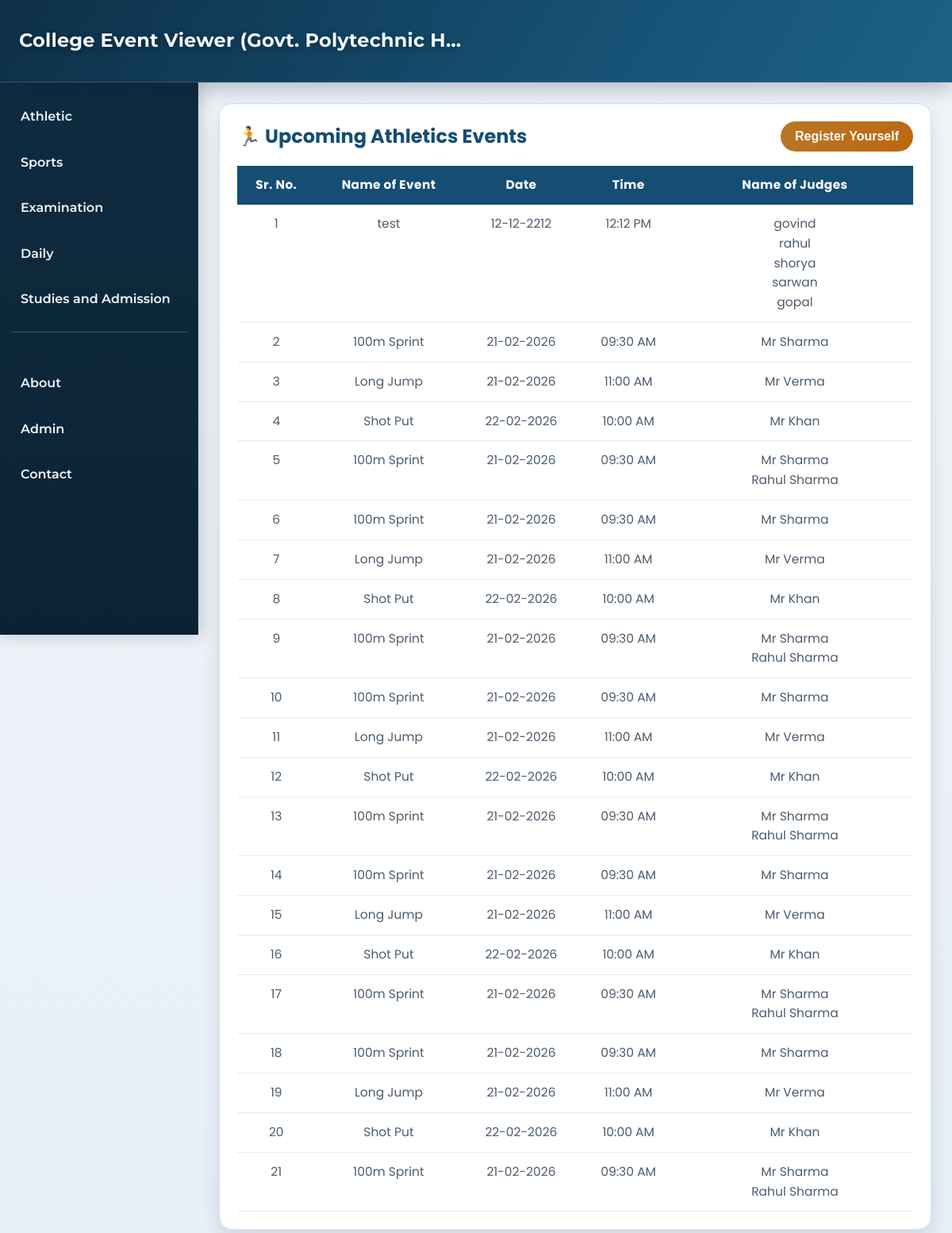
The page /athletic on the database as committed earlier.
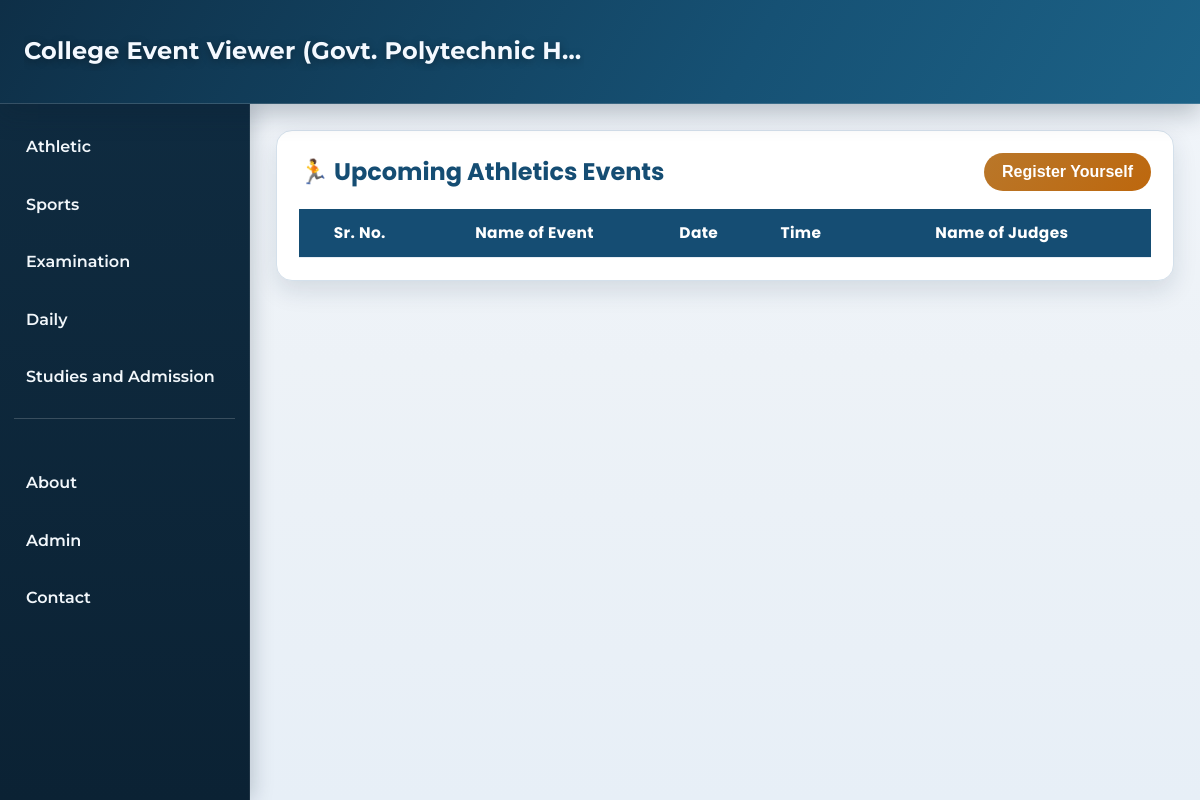
The same page on the database as committed later.
### main.py (models this page shows)
class Athletic(db.Model):
    id = db.Column(db.Integer, primary_key=True)
    eventName = db.Column(db.String(50), nullable=False)
    date = db.Column(db.String(50), nullable=False)
    time = db.Column(db.String(50), nullable=False)
    judges = db.Column(db.String(500), nullable=False)

### main.py (the view)
@app.route("/athletic")
def athletic():
    eventdata = Athletic.query.all()
    for event in eventdata:
        event.formatted_date = datetime.strptime(
            event.date, "%Y-%m-%d"
        ).strftime("%d-%m-%Y")
        event.formatted_time = datetime.strptime(
            event.time, "%H:%M"
        ).strftime("%I:%M %p")
    return render_template('athletic.html' , events=eventdata)

### templates/athletic.html (shortened to what this page needs)
{%extends "clientBase.html"%}
{%block content%}
<main class="content">
    <div class="event-container">
        <div class="event-header">
            <h2>🏃 Upcoming Athletics Events</h2>
            <a href="/event-register?type=athletic">
                <button class="register-btn">Register Yourself</button>
            </a>
        </div>
        <table class="event-table">
            <thead>
                <tr>
                    <th>Sr. No.</th>
                    <th>Name of Event</th>
                    <th>Date</th>
                    <th>Time</th>
                    <th>Name of Judges</th>
                </tr>
            </thead>
            <tbody>
                <tr>
                    {% for event in events %}
                    <td>{{ loop.index }}</td>
                    <td>{{ event.eventName}}</td>
                    <td>{% if previous_date == event.date %}
                        -Do-
                        {% else %}
                        {{ event.formatted_date }}
                        {% endif %}</td>
                    <td>{{ event.formatted_time }}</td>
                    <td>{% for judge in event.judges.split(',') %}
                        {{ judge }}<br>
                        {% endfor %}</td>
                </tr>
                {% endfor %}
            </tbody>
        </table>
    </div>
</main>
{%endblock%}

Rows that differ between the two databases and show on the page:
removed Athletic: eventName "test", formatted_date "12-12-2212", formatted_time "12:12 PM", judge "govind" "rahul" "shorya" "sarwan" "gopal", shown under "🏃 Upcoming Athletics Events"
removed Athletic: eventName "100m Sprint", formatted_date "21-02-2026", formatted_time "09:30 AM", judges "Mr Sharma"
removed Athletic: eventName "Long Jump", formatted_date "21-02-2026", formatted_time "11:00 AM", judges "Mr Verma"
removed Athletic: eventName "Shot Put", formatted_date "22-02-2026", formatted_time "10:00 AM", judges "Mr Khan"
removed Athletic: eventName "100m Sprint", formatted_date "21-02-2026", formatted_time "09:30 AM", judge "Mr Sharma" "Rahul Sharma", shown under "🏃 Upcoming Athletics Events"
removed Athletic: eventName "100m Sprint", formatted_date "21-02-2026", formatted_time "09:30 AM", judges "Mr Sharma"
removed Athletic: eventName "Long Jump", formatted_date "21-02-2026", formatted_time "11:00 AM", judges "Mr Verma"
removed Athletic: eventName "Shot Put", formatted_date "22-02-2026", formatted_time "10:00 AM", judges "Mr Khan"
removed Athletic: eventName "100m Sprint", formatted_date "21-02-2026", formatted_time "09:30 AM", judge "Mr Sharma" "Rahul Sharma", shown under "🏃 Upcoming Athletics Events"
removed Athletic: eventName "100m Sprint", formatted_date "21-02-2026", formatted_time "09:30 AM", judges "Mr Sharma"
removed Athletic: eventName "Long Jump", formatted_date "21-02-2026", formatted_time "11:00 AM", judges "Mr Verma"
removed Athletic: eventName "Shot Put", formatted_date "22-02-2026", formatted_time "10:00 AM", judges "Mr Khan"
removed Athletic: eventName "100m Sprint", formatted_date "21-02-2026", formatted_time "09:30 AM", judge "Mr Sharma" "Rahul Sharma", shown under "🏃 Upcoming Athletics Events"
removed Athletic: eventName "100m Sprint", formatted_date "21-02-2026", formatted_time "09:30 AM", judges "Mr Sharma"
removed Athletic: eventName "Long Jump", formatted_date "21-02-2026", formatted_time "11:00 AM", judges "Mr Verma"
removed Athletic: eventName "Shot Put", formatted_date "22-02-2026", formatted_time "10:00 AM", judges "Mr Khan"
removed Athletic: eventName "100m Sprint", formatted_date "21-02-2026", formatted_time "09:30 AM", judge "Mr Sharma" "Rahul Sharma", shown under "🏃 Upcoming Athletics Events"
removed Athletic: eventName "100m Sprint", formatted_date "21-02-2026", formatted_time "09:30 AM", judges "Mr Sharma"
removed Athletic: eventName "Long Jump", formatted_date "21-02-2026", formatted_time "11:00 AM", judges "Mr Verma"
removed Athletic: eventName "Shot Put", formatted_date "22-02-2026", formatted_time "10:00 AM", judges "Mr Khan"
removed Athletic: eventName "100m Sprint", formatted_date "21-02-2026", formatted_time "09:30 AM", judge "Mr Sharma" "Rahul Sharma", shown under "🏃 Upcoming Athletics Events"
